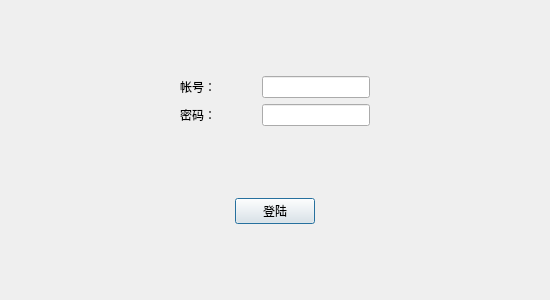
<?xml version="1.0" encoding="UTF-8"?>
<ui version="4.0">
 <class>CLogin</class>
 <widget class="QDialog" name="CLogin">
  <property name="geometry">
   <rect>
    <x>0</x>
    <y>0</y>
    <width>550</width>
    <height>300</height>
   </rect>
  </property>
  <property name="windowTitle">
   <string>用户登陆</string>
  </property>
  <property name="windowIcon">
   <iconset resource="mapsystem.qrc">
    <normaloff>:/MapSystem/Resources/logo.png</normaloff>:/MapSystem/Resources/logo.png</iconset>
  </property>
  <layout class="QGridLayout" name="gridLayout">
   <item row="0" column="0">
    <spacer name="horizontalSpacer_3">
     <property name="orientation">
      <enum>Qt::Horizontal</enum>
     </property>
     <property name="sizeHint" stdset="0">
      <size>
       <width>145</width>
       <height>20</height>
      </size>
     </property>
    </spacer>
   </item>
   <item row="0" column="1">
    <layout class="QVBoxLayout" name="verticalLayout">
     <item>
      <spacer name="verticalSpacer">
       <property name="orientation">
        <enum>Qt::Vertical</enum>
       </property>
       <property name="sizeHint" stdset="0">
        <size>
         <width>20</width>
         <height>40</height>
        </size>
       </property>
      </spacer>
     </item>
     <item>
      <layout class="QHBoxLayout" name="horizontalLayout">
       <item>
        <widget class="QLabel" name="label">
         <property name="text">
          <string>帐号：</string>
         </property>
        </widget>
       </item>
       <item>
        <spacer name="horizontalSpacer">
         <property name="orientation">
          <enum>Qt::Horizontal</enum>
         </property>
         <property name="sizeHint" stdset="0">
          <size>
           <width>40</width>
           <height>20</height>
          </size>
         </property>
        </spacer>
       </item>
       <item>
        <widget class="QLineEdit" name="edit_account">
         <property name="maxLength">
          <number>20</number>
         </property>
        </widget>
       </item>
      </layout>
     </item>
     <item>
      <layout class="QHBoxLayout" name="horizontalLayout_2">
       <item>
        <widget class="QLabel" name="label_2">
         <property name="text">
          <string>密码：</string>
         </property>
        </widget>
       </item>
       <item>
        <spacer name="horizontalSpacer_2">
         <property name="orientation">
          <enum>Qt::Horizontal</enum>
         </property>
         <property name="sizeHint" stdset="0">
          <size>
           <width>40</width>
           <height>20</height>
          </size>
         </property>
        </spacer>
       </item>
       <item>
        <widget class="QLineEdit" name="edit_password">
         <property name="maxLength">
          <number>20</number>
         </property>
         <property name="echoMode">
          <enum>QLineEdit::Password</enum>
         </property>
        </widget>
       </item>
      </layout>
     </item>
     <item>
      <spacer name="verticalSpacer_2">
       <property name="orientation">
        <enum>Qt::Vertical</enum>
       </property>
       <property name="sizeHint" stdset="0">
        <size>
         <width>20</width>
         <height>40</height>
        </size>
       </property>
      </spacer>
     </item>
     <item>
      <layout class="QHBoxLayout" name="horizontalLayout_3">
       <item>
        <spacer name="horizontalSpacer_5">
         <property name="orientation">
          <enum>Qt::Horizontal</enum>
         </property>
         <property name="sizeHint" stdset="0">
          <size>
           <width>40</width>
           <height>20</height>
          </size>
         </property>
        </spacer>
       </item>
       <item>
        <widget class="QPushButton" name="btn_login">
         <property name="text">
          <string>登陆</string>
         </property>
        </widget>
       </item>
       <item>
        <spacer name="horizontalSpacer_6">
         <property name="orientation">
          <enum>Qt::Horizontal</enum>
         </property>
         <property name="sizeHint" stdset="0">
          <size>
           <width>40</width>
           <height>20</height>
          </size>
         </property>
        </spacer>
       </item>
      </layout>
     </item>
     <item>
      <spacer name="verticalSpacer_3">
       <property name="orientation">
        <enum>Qt::Vertical</enum>
       </property>
       <property name="sizeHint" stdset="0">
        <size>
         <width>20</width>
         <height>40</height>
        </size>
       </property>
      </spacer>
     </item>
    </layout>
   </item>
   <item row="0" column="2">
    <spacer name="horizontalSpacer_4">
     <property name="orientation">
      <enum>Qt::Horizontal</enum>
     </property>
     <property name="sizeHint" stdset="0">
      <size>
       <width>144</width>
       <height>20</height>
      </size>
     </property>
    </spacer>
   </item>
  </layout>
 </widget>
 <layoutdefault spacing="6" margin="11"/>
 <resources>
  <include location="mapsystem.qrc"/>
 </resources>
 <connections/>
</ui>
